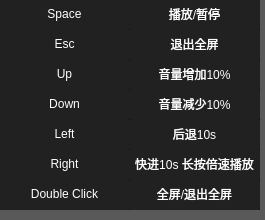
<?xml version="1.0" encoding="UTF-8"?>
<ui version="4.0">
 <class>ShotCutDialog</class>
 <widget class="QDialog" name="ShotCutDialog">
  <property name="geometry">
   <rect>
    <x>0</x>
    <y>0</y>
    <width>265</width>
    <height>220</height>
   </rect>
  </property>
  <property name="minimumSize">
   <size>
    <width>265</width>
    <height>220</height>
   </size>
  </property>
  <property name="maximumSize">
   <size>
    <width>265</width>
    <height>220</height>
   </size>
  </property>
  <property name="windowTitle">
   <string>Dialog</string>
  </property>
  <property name="styleSheet">
   <string notr="true">/*QDialog {
    background: transparent;
}
*/</string>
  </property>
  <widget class="QTableWidget" name="tableWidget">
   <property name="geometry">
    <rect>
     <x>0</x>
     <y>0</y>
     <width>265</width>
     <height>220</height>
    </rect>
   </property>
   <property name="sizePolicy">
    <sizepolicy hsizetype="Expanding" vsizetype="Expanding">
     <horstretch>0</horstretch>
     <verstretch>0</verstretch>
    </sizepolicy>
   </property>
   <property name="minimumSize">
    <size>
     <width>265</width>
     <height>220</height>
    </size>
   </property>
   <property name="maximumSize">
    <size>
     <width>265</width>
     <height>220</height>
    </size>
   </property>
   <property name="styleSheet">
    <string notr="true">QTableWidget { 
	background:  rgba(0, 0, 0, 160);
    border: none;
	color:white;
 }

QTableWidget::item {
    background:  rgba(0, 0, 0, 160);
    border: none; /* 可选：移除单元格边框 */
}

QTableWidget::item:selected {
    background: rgba(0, 0, 0, 160); /* 半透明黑色 */
    color: white; /* 选中文本颜色 */
}</string>
   </property>
   <property name="lineWidth">
    <number>1</number>
   </property>
   <property name="midLineWidth">
    <number>0</number>
   </property>
   <property name="showGrid">
    <bool>true</bool>
   </property>
   <property name="gridStyle">
    <enum>Qt::PenStyle::SolidLine</enum>
   </property>
   <property name="sortingEnabled">
    <bool>false</bool>
   </property>
   <property name="rowCount">
    <number>7</number>
   </property>
   <property name="columnCount">
    <number>2</number>
   </property>
   <attribute name="horizontalHeaderVisible">
    <bool>false</bool>
   </attribute>
   <attribute name="horizontalHeaderDefaultSectionSize">
    <number>130</number>
   </attribute>
   <attribute name="horizontalHeaderHighlightSections">
    <bool>false</bool>
   </attribute>
   <attribute name="verticalHeaderVisible">
    <bool>false</bool>
   </attribute>
   <attribute name="verticalHeaderHighlightSections">
    <bool>false</bool>
   </attribute>
   <row/>
   <row/>
   <row/>
   <row/>
   <row/>
   <row/>
   <row/>
   <column/>
   <column/>
   <item row="0" column="0">
    <property name="text">
     <string>Space</string>
    </property>
    <property name="textAlignment">
     <set>AlignCenter</set>
    </property>
    <property name="background">
     <brush brushstyle="NoBrush">
      <color alpha="250">
       <red>0</red>
       <green>0</green>
       <blue>0</blue>
      </color>
     </brush>
    </property>
    <property name="foreground">
     <brush brushstyle="NoBrush">
      <color alpha="255">
       <red>0</red>
       <green>0</green>
       <blue>0</blue>
      </color>
     </brush>
    </property>
    <property name="icon">
     <iconset resource="Resource.qrc">
      <normaloff>:/SmartPlayer-icon/space.png</normaloff>:/SmartPlayer-icon/space.png</iconset>
    </property>
    <property name="flags">
     <set>NoItemFlags</set>
    </property>
   </item>
   <item row="0" column="1">
    <property name="text">
     <string>播放/暂停</string>
    </property>
    <property name="textAlignment">
     <set>AlignCenter</set>
    </property>
    <property name="background">
     <brush brushstyle="NoBrush">
      <color alpha="250">
       <red>0</red>
       <green>0</green>
       <blue>0</blue>
      </color>
     </brush>
    </property>
    <property name="foreground">
     <brush brushstyle="NoBrush">
      <color alpha="255">
       <red>0</red>
       <green>0</green>
       <blue>0</blue>
      </color>
     </brush>
    </property>
    <property name="flags">
     <set>NoItemFlags</set>
    </property>
   </item>
   <item row="1" column="0">
    <property name="text">
     <string>Esc</string>
    </property>
    <property name="textAlignment">
     <set>AlignCenter</set>
    </property>
    <property name="background">
     <brush brushstyle="NoBrush">
      <color alpha="250">
       <red>0</red>
       <green>0</green>
       <blue>0</blue>
      </color>
     </brush>
    </property>
    <property name="foreground">
     <brush brushstyle="NoBrush">
      <color alpha="255">
       <red>0</red>
       <green>0</green>
       <blue>0</blue>
      </color>
     </brush>
    </property>
    <property name="icon">
     <iconset resource="Resource.qrc">
      <normaloff>:/SmartPlayer-icon/esc.png</normaloff>:/SmartPlayer-icon/esc.png</iconset>
    </property>
    <property name="flags">
     <set>NoItemFlags</set>
    </property>
   </item>
   <item row="1" column="1">
    <property name="text">
     <string>退出全屏</string>
    </property>
    <property name="font">
     <font>
      <kerning>true</kerning>
     </font>
    </property>
    <property name="textAlignment">
     <set>AlignCenter</set>
    </property>
    <property name="background">
     <brush brushstyle="NoBrush">
      <color alpha="250">
       <red>0</red>
       <green>0</green>
       <blue>0</blue>
      </color>
     </brush>
    </property>
    <property name="foreground">
     <brush brushstyle="NoBrush">
      <color alpha="255">
       <red>0</red>
       <green>0</green>
       <blue>0</blue>
      </color>
     </brush>
    </property>
    <property name="flags">
     <set>NoItemFlags</set>
    </property>
   </item>
   <item row="2" column="0">
    <property name="text">
     <string>Up</string>
    </property>
    <property name="textAlignment">
     <set>AlignCenter</set>
    </property>
    <property name="background">
     <brush brushstyle="NoBrush">
      <color alpha="250">
       <red>0</red>
       <green>0</green>
       <blue>0</blue>
      </color>
     </brush>
    </property>
    <property name="foreground">
     <brush brushstyle="NoBrush">
      <color alpha="255">
       <red>0</red>
       <green>0</green>
       <blue>0</blue>
      </color>
     </brush>
    </property>
    <property name="icon">
     <iconset resource="Resource.qrc">
      <normaloff>:/SmartPlayer-icon/arrow_up.png</normaloff>:/SmartPlayer-icon/arrow_up.png</iconset>
    </property>
    <property name="flags">
     <set>NoItemFlags</set>
    </property>
   </item>
   <item row="2" column="1">
    <property name="text">
     <string>音量增加10%</string>
    </property>
    <property name="textAlignment">
     <set>AlignCenter</set>
    </property>
    <property name="background">
     <brush brushstyle="NoBrush">
      <color alpha="250">
       <red>0</red>
       <green>0</green>
       <blue>0</blue>
      </color>
     </brush>
    </property>
    <property name="foreground">
     <brush brushstyle="NoBrush">
      <color alpha="255">
       <red>0</red>
       <green>0</green>
       <blue>0</blue>
      </color>
     </brush>
    </property>
    <property name="flags">
     <set>NoItemFlags</set>
    </property>
   </item>
   <item row="3" column="0">
    <property name="text">
     <string>Down</string>
    </property>
    <property name="textAlignment">
     <set>AlignCenter</set>
    </property>
    <property name="background">
     <brush brushstyle="NoBrush">
      <color alpha="250">
       <red>0</red>
       <green>0</green>
       <blue>0</blue>
      </color>
     </brush>
    </property>
    <property name="foreground">
     <brush brushstyle="NoBrush">
      <color alpha="255">
       <red>0</red>
       <green>0</green>
       <blue>0</blue>
      </color>
     </brush>
    </property>
    <property name="icon">
     <iconset resource="Resource.qrc">
      <normaloff>:/SmartPlayer-icon/arrow_down.png</normaloff>:/SmartPlayer-icon/arrow_down.png</iconset>
    </property>
    <property name="flags">
     <set>NoItemFlags</set>
    </property>
   </item>
   <item row="3" column="1">
    <property name="text">
     <string>音量减少10%</string>
    </property>
    <property name="textAlignment">
     <set>AlignCenter</set>
    </property>
    <property name="background">
     <brush brushstyle="NoBrush">
      <color alpha="250">
       <red>0</red>
       <green>0</green>
       <blue>0</blue>
      </color>
     </brush>
    </property>
    <property name="foreground">
     <brush brushstyle="NoBrush">
      <color alpha="255">
       <red>0</red>
       <green>0</green>
       <blue>0</blue>
      </color>
     </brush>
    </property>
    <property name="flags">
     <set>NoItemFlags</set>
    </property>
   </item>
   <item row="4" column="0">
    <property name="text">
     <string>Left</string>
    </property>
    <property name="textAlignment">
     <set>AlignCenter</set>
    </property>
    <property name="background">
     <brush brushstyle="NoBrush">
      <color alpha="250">
       <red>0</red>
       <green>0</green>
       <blue>0</blue>
      </color>
     </brush>
    </property>
    <property name="foreground">
     <brush brushstyle="NoBrush">
      <color alpha="255">
       <red>0</red>
       <green>0</green>
       <blue>0</blue>
      </color>
     </brush>
    </property>
    <property name="icon">
     <iconset resource="Resource.qrc">
      <normaloff>:/SmartPlayer-icon/arrow_left.png</normaloff>:/SmartPlayer-icon/arrow_left.png</iconset>
    </property>
    <property name="flags">
     <set>NoItemFlags</set>
    </property>
   </item>
   <item row="4" column="1">
    <property name="text">
     <string>后退10s</string>
    </property>
    <property name="textAlignment">
     <set>AlignCenter</set>
    </property>
    <property name="background">
     <brush brushstyle="NoBrush">
      <color alpha="250">
       <red>0</red>
       <green>0</green>
       <blue>0</blue>
      </color>
     </brush>
    </property>
    <property name="foreground">
     <brush brushstyle="NoBrush">
      <color alpha="255">
       <red>0</red>
       <green>0</green>
       <blue>0</blue>
      </color>
     </brush>
    </property>
    <property name="flags">
     <set>NoItemFlags</set>
    </property>
   </item>
   <item row="5" column="0">
    <property name="text">
     <string>Right</string>
    </property>
    <property name="textAlignment">
     <set>AlignCenter</set>
    </property>
    <property name="background">
     <brush brushstyle="NoBrush">
      <color alpha="250">
       <red>0</red>
       <green>0</green>
       <blue>0</blue>
      </color>
     </brush>
    </property>
    <property name="foreground">
     <brush brushstyle="NoBrush">
      <color alpha="255">
       <red>0</red>
       <green>0</green>
       <blue>0</blue>
      </color>
     </brush>
    </property>
    <property name="icon">
     <iconset resource="Resource.qrc">
      <normaloff>:/SmartPlayer-icon/arrow_right.png</normaloff>:/SmartPlayer-icon/arrow_right.png</iconset>
    </property>
    <property name="flags">
     <set>NoItemFlags</set>
    </property>
   </item>
   <item row="5" column="1">
    <property name="text">
     <string>快进10s 长按倍速播放</string>
    </property>
    <property name="textAlignment">
     <set>AlignCenter</set>
    </property>
    <property name="background">
     <brush brushstyle="NoBrush">
      <color alpha="250">
       <red>0</red>
       <green>0</green>
       <blue>0</blue>
      </color>
     </brush>
    </property>
    <property name="foreground">
     <brush brushstyle="NoBrush">
      <color alpha="255">
       <red>0</red>
       <green>0</green>
       <blue>0</blue>
      </color>
     </brush>
    </property>
    <property name="flags">
     <set>NoItemFlags</set>
    </property>
   </item>
   <item row="6" column="0">
    <property name="text">
     <string>Double Click</string>
    </property>
    <property name="textAlignment">
     <set>AlignCenter</set>
    </property>
    <property name="background">
     <brush brushstyle="NoBrush">
      <color alpha="250">
       <red>0</red>
       <green>0</green>
       <blue>0</blue>
      </color>
     </brush>
    </property>
    <property name="foreground">
     <brush brushstyle="NoBrush">
      <color alpha="255">
       <red>0</red>
       <green>0</green>
       <blue>0</blue>
      </color>
     </brush>
    </property>
    <property name="icon">
     <iconset resource="Resource.qrc">
      <normaloff>:/SmartPlayer-icon/double_click.png</normaloff>:/SmartPlayer-icon/double_click.png</iconset>
    </property>
    <property name="flags">
     <set>NoItemFlags</set>
    </property>
   </item>
   <item row="6" column="1">
    <property name="text">
     <string>全屏/退出全屏</string>
    </property>
    <property name="textAlignment">
     <set>AlignCenter</set>
    </property>
    <property name="background">
     <brush brushstyle="NoBrush">
      <color alpha="250">
       <red>0</red>
       <green>0</green>
       <blue>0</blue>
      </color>
     </brush>
    </property>
    <property name="foreground">
     <brush brushstyle="NoBrush">
      <color alpha="255">
       <red>0</red>
       <green>0</green>
       <blue>0</blue>
      </color>
     </brush>
    </property>
    <property name="flags">
     <set>NoItemFlags</set>
    </property>
   </item>
  </widget>
 </widget>
 <resources>
  <include location="Resource.qrc"/>
 </resources>
 <connections/>
</ui>
